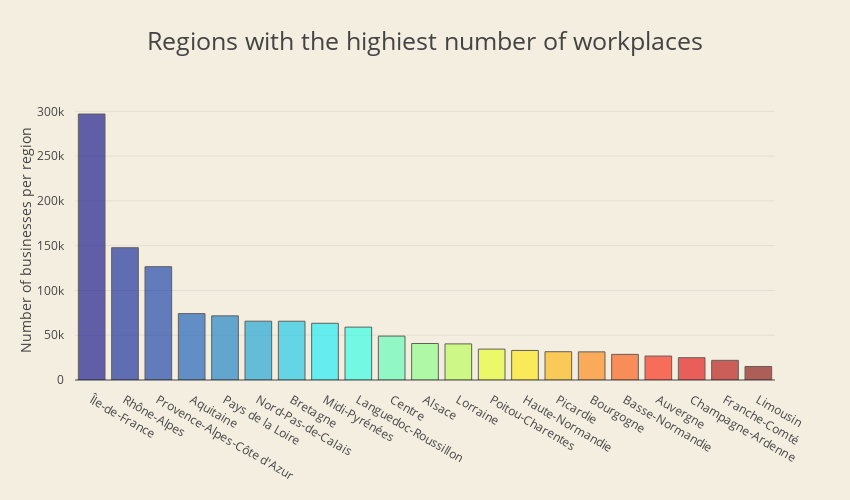

Notebook code for this chart:
### Code cell
trace1 = go.Bar(
    x = regions_labels,
    y = regions_sums,
    name='Number of businesses',
    marker=dict(
        color=[0, 1, 2, 3, 4, 5, 6, 7, 8, 9, 10, 11, 12, 13, 14, 15, 16, 17, 18, 19, 20],
        colorscale='Jet',
        line=dict(
            color='rgb(0, 0, 0)',
            width=1
        )
    ),
    opacity=0.6
)

data = [trace1]

layout = go.Layout(
    barmode='stack',
    title = 'Regions with the highiest number of workplaces',
    titlefont=dict(size=25),
    width=850,
    height=500,
    margin=go.Margin(
        l=75,
        r=75,
        b=120,
        t=100,
        pad=10
    ),
    paper_bgcolor='rgb(244, 238, 225)',
    plot_bgcolor='rgb(244, 238, 225)',
    yaxis = dict(
        title= 'Number of businesses per region',
        anchor = 'x',
        rangemode='tozero'
    ),
)

fig = go.Figure(data=data, layout=layout)
py.iplot(fig)

### Figure 1 — Plotly figure (JSON) as saved in the notebook; plotly's stock layout.template omitted (floating-point values rounded to 4 significant figures)
{"data": [{"marker": {"color": [0, 1, 2, 3, 4, 5, 6, 7, 8, 9, 10, 11, 12, 13, 14, 15, 16, 17, 18, 19, 20], "colorscale": "Jet", "line": {"color": "rgb(0, 0, 0)", "width": 1}}, "name": "Number of businesses", "opacity": 0.6, "type": "bar", "x": ["Île-de-France", "Rhône-Alpes", "Provence-Alpes-Côte d'Azur", "Aquitaine", "Pays de la Loire", "Nord-Pas-de-Calais", "Bretagne", "Midi-Pyrénées", "Languedoc-Roussillon", "Centre", "Alsace", "Lorraine", "Poitou-Charentes", "Haute-Normandie", "Picardie", "Bourgogne", "Basse-Normandie", "Auvergne", "Champagne-Ardenne", "Franche-Comté", "Limousin"], "y": [297014, 147738, 126550, 74114, 71622, 65681, 65636, 63345, 59056, 49038, 40766, 40321, 34491, 33009, 31571, 31412, 28621, 26753, 24918, 21972, 15106]}], "layout": {"barmode": "stack", "height": 500, "margin": {"b": 120, "l": 75, "pad": 10, "r": 75, "t": 100}, "paper_bgcolor": "rgb(244, 238, 225)", "plot_bgcolor": "rgb(244, 238, 225)", "title": "Regions with the highiest number of workplaces", "titlefont": {"size": 25}, "width": 850, "yaxis": {"anchor": "x", "rangemode": "tozero", "title": "Number of businesses per region"}}}
